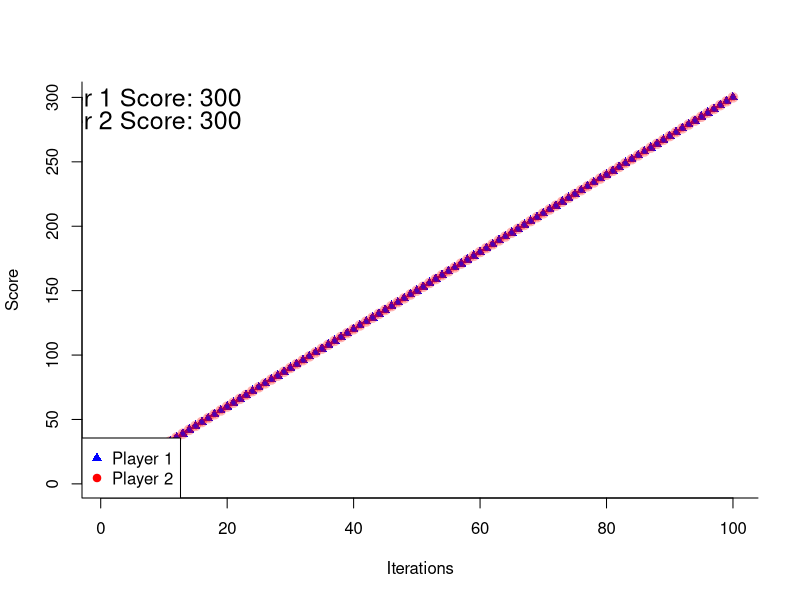
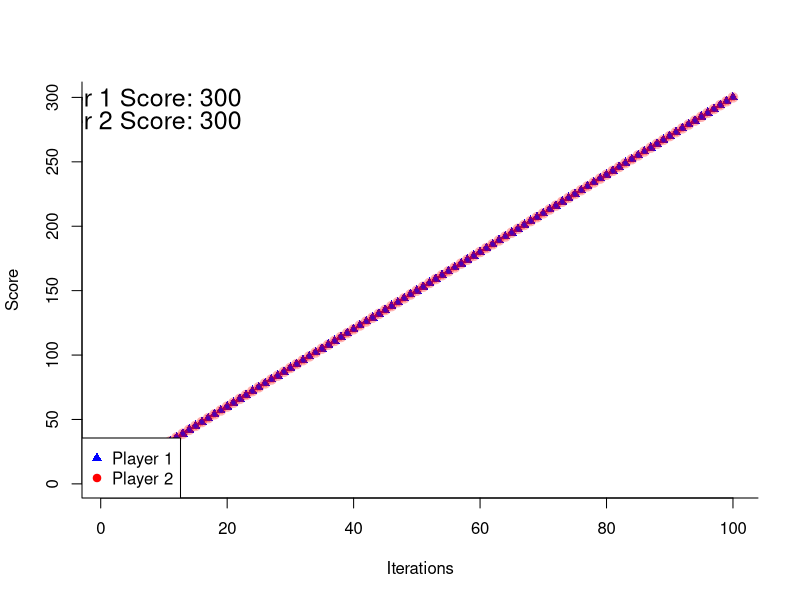
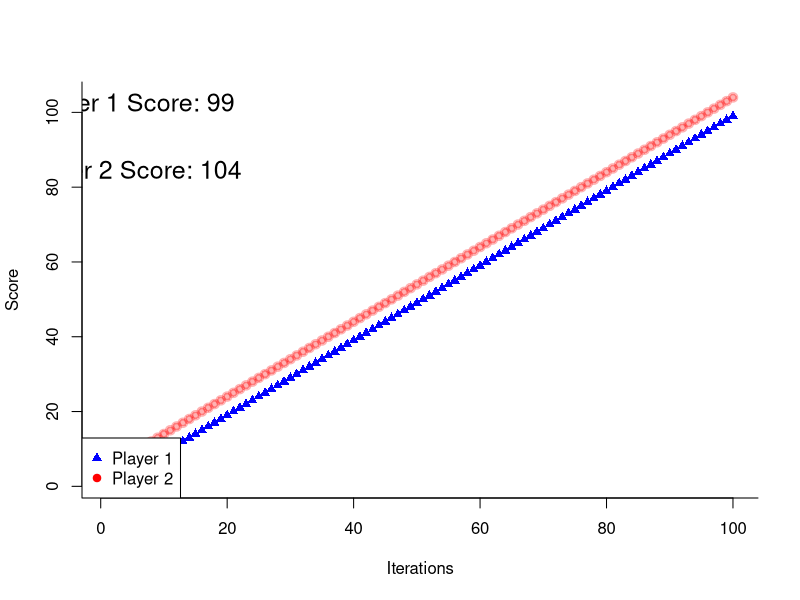
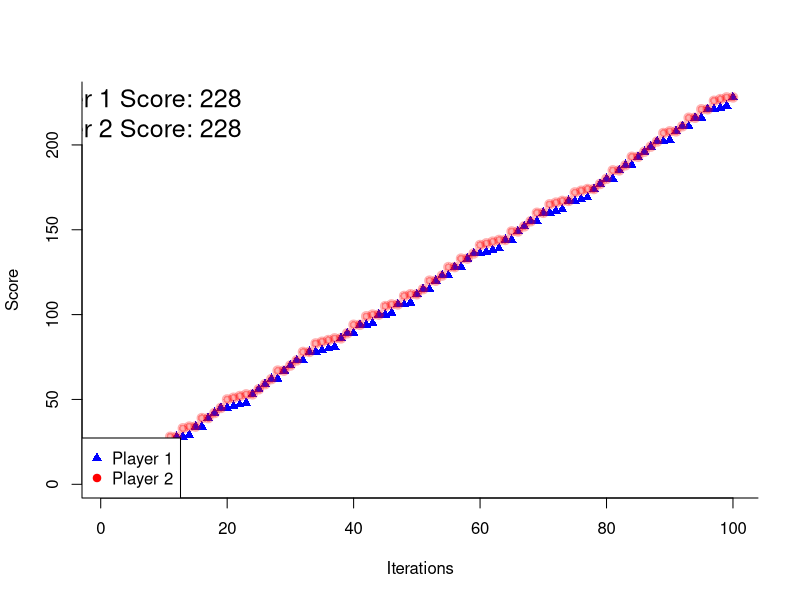
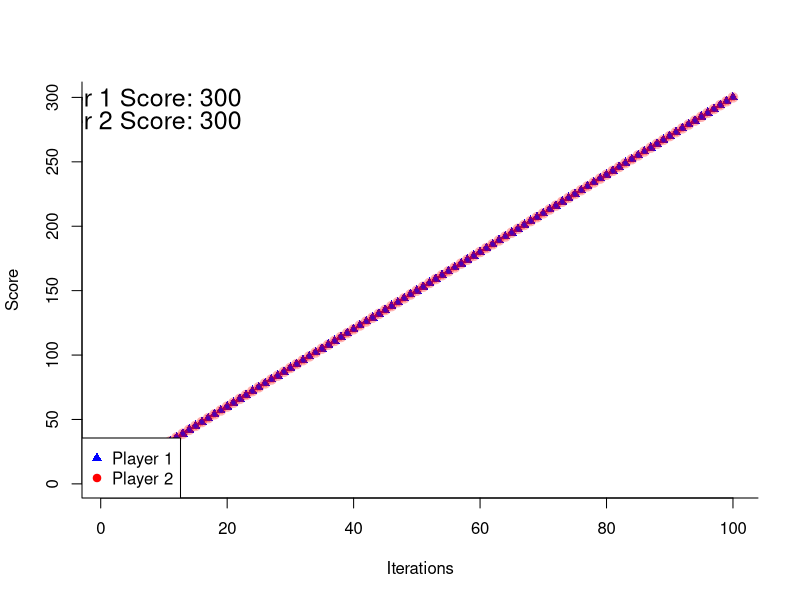
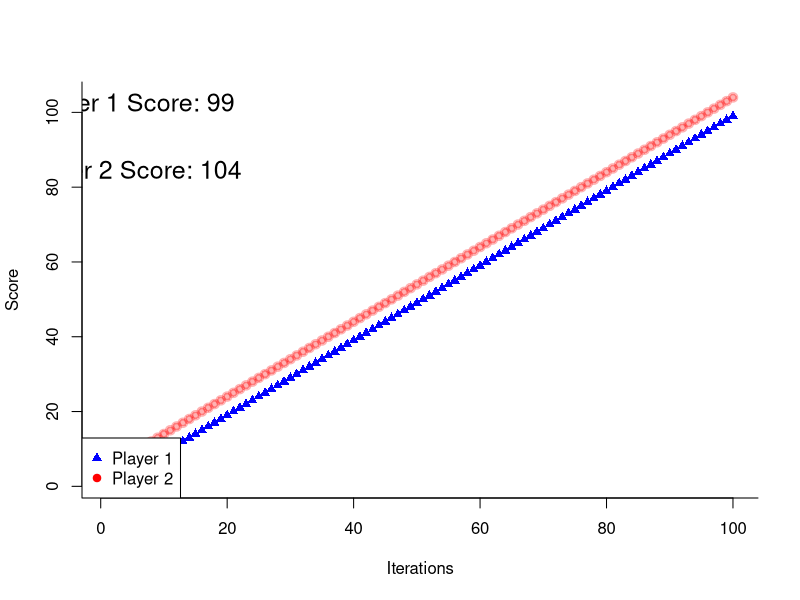
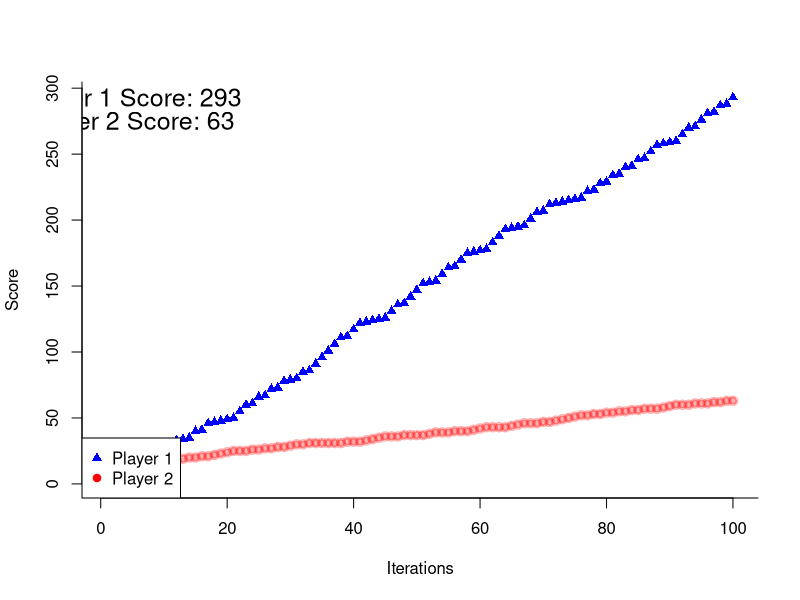
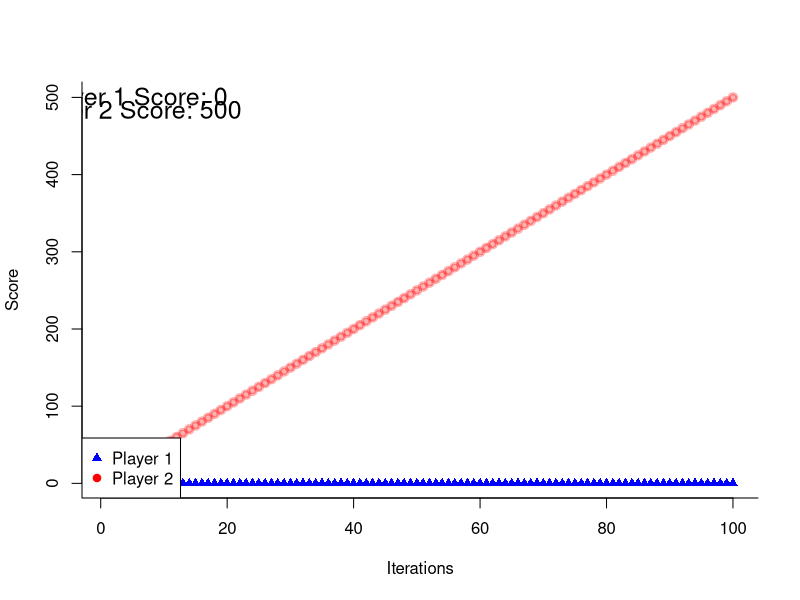

The R script that drew these images, in order:
## ---- chunk 1
#' @param player_1_history All moves that player 1 has made so far
#' @param player_2_history All moves that player 2 has made so far
#' @param player Which player is using titfortat
#' @return <list> player_1_history or player_2_history depending on which player uses titfortat
tit_for_tat <- function(player_1_history, player_2_history, player) {
  if (player == "player1") {
    # If this is the first move, then we co-operate
    if (length(player_2_history) == 0) {
      player_1_history <- append(player_1_history, 1)

    } else {
      # otherwise, copy the other player's last move
      player_1_history <- append(player_1_history, player_2_history[length(player_2_history)])

    }

    player_1_history

  } else {
    # If this is the first move, then we co-operate
    if (length(player_2_history) == 0) {
      player_2_history <- append(player_2_history, 1)

    } else {
      # otherwise, copy the oher player's last move
      player_2_history <- append(player_2_history, player_1_history[length(player_1_history)])

    }

    player_2_history

  }

}
## ---- chunk 2
#' @param player_1_history All moves that player 1 has made so far
#' @param player_2_history All moves that player 2 has made so far
#' @param player Which player is using grim trigger
#' @return <list> player_1_history or player_2_history depending on which player uses titfortat
grim_trigger <- function(player_1_history, player_2_history, player) {
  if (player == "player1") {
    # If this is the first move, then we co-operate
    if (length(player_1_history) == 0) {
      player_1_history <- append(player_1_history, 1)

    } else {
      # Otherwise, we defect if the oter player has defected even once
      if (0 %in% player_2_history) {
      player_1_history <- append(player_1_history, 0)  # Player 1 defects if Player 2 has defected
      
      } else {
        player_1_history <- append(player_1_history, 1)  # Player 1 cooperates if Player 2 has not defected

      }

    }

    return(player_1_history)

  } else {
    # If this is the first move, then we co-operate
    if (length(player_2_history) == 0) {
      player_2_history <- append(player_2_history, 1)

    } else {
      # Otherwise, we defect if the other player has defected even once
      if (0 %in% player_1_history) {
        player_2_history <- append(player_2_history, 0)  # Player 2 defects if Player 1 has defected
      
      } else {
        player_2_history <- append(player_2_history, 1)  # Player 2 cooperates if Player 1 has not defected

      }

    }

    return(player_2_history)

  }

}
## ---- chunk 3
#' @param player_1_history All moves that player 1 has made so far
#' @param player_2_history All moves that player 2 has made so far
#' @param player Which player is using always defect
#' @return <list> player_1_history or player_2_history depending on which player uses always defect
always_defect <- function(player_1_history, player_2_history, player) {
  if (player == "player1") {
    player_1_history <- append(player_1_history, 0)  # Player 1 always defects
    return(player_1_history)

  } else {
    player_2_history <- append(player_2_history, 0)  # Player 2 always defects
    return(player_2_history)

  }

}
## ---- chunk 4
#' @param player_1_history All moves that player 1 has made so far
#' @param player_2_history All moves that player 2 has made so far
#' @param player Which player is using always cooperate
#' @return <list> player_1_history or player_2_history depending on which player uses always cooperate
always_cooperate <- function(player_1_history, player_2_history, player) {
  if (player == "player1") {
    player_1_history <- append(player_1_history, 1)  # Player 1 always cooperates
    return(player_1_history)

  } else {
    player_2_history <- append(player_2_history, 1)  # Player 2 always cooperates
    return(player_2_history)

  }

}
## ---- chunk 5
#' @param player_1_history All moves that player 1 has made so far
#' @param player_2_history All moves that player 2 has made so far
#' @param player Which player is using random strategy
#' @return <list> player_1_history or player_2_history depending on which player uses random strategy
random_strategy <- function(player_1_history, player_2_history, player) {
  if (player == "player1") {
    player_1_history <- append(player_1_history, sample(0:1, 1))  # Player 1 randomly chooses to cooperate or defect
    return(player_1_history)

  } else {
    player_2_history <- append(player_2_history, sample(0:1, 1))  # Player 2 randomly chooses to cooperate or defect
    return(player_2_history)

  }

}
## ---- chunk 6
evaluate <- function(v1, v2) {
  # Initialize scores
  score1 <- score2 <- 0
  score_1_arr <- numeric(length(v1))
  score_2_arr <- numeric(length(v2))
  
  # Initialize scores array
  score_1_arr[1] <- score1
  score_2_arr[1] <- score2
  
  # Iterate through the moves
  for (i in seq_along(v1)) {
    if (v1[i] == 1 && v2[i] == 1) {
      score1 <- score1 + 3
      score2 <- score2 + 3
    } else if (v1[i] == 0 && v2[i] == 0) {
      score1 <- score1 + 1
      score2 <- score2 + 1
    } else if (v1[i] == 1 && v2[i] == 0) {
      score2 <- score2 + 5
    } else {
      score1 <- score1 + 5
    }

    # Update scores array
    score_1_arr[i] <- score1
    score_2_arr[i] <- score2

  }

  print("inside evaluate")
  cat("score_1_arr = ", score_1_arr, "\n")
  cat("score_2_arr = ", score_2_arr, "\n")
  
  return(list(score1 = score1, 
              score2 = score2, 
              score_1_arr = score_1_arr, 
              score_2_arr = score_2_arr
            )
          )

}
## ---- chunk 7
evaluate_and_plot <- function(player_1_moves, player_2_moves) {
  temp <- evaluate(player_1_moves, player_2_moves)
  player_1_score <- temp$score1
  player_2_score <- temp$score2
  player_1_score_arr <- temp$score_1_arr
  player_2_score_arr <- temp$score_2_arr

  xValue <- 1:100
  yValue <- c(1, max(player_1_score, player_2_score))

  plot(player_1_score_arr ~ xValue, type="b", 
    col=rgb(0, 0, 1, 1), bty="l", xlab="Iterations", ylab="Score", lwd=3, pch=17, ylim=yValue
  )

  lines(player_2_score_arr ~ xValue, col=rgb(1, 0, 0, 0.3), lwd=3, pch=19, type="b")

  legend("bottomleft",
        legend = c("Player 1", "Player 2"),
        pch = c(17, 19),
        col=c("blue", "red"))

  text(x = 5, y = max(player_1_score_arr, player_2_score_arr) - 2,
       labels = paste("Player 1 Score:", player_1_score), col = "black", cex = 1.5)
  
  text(x = 5, y = max(player_1_score_arr, player_2_score_arr) - 20,
       labels = paste("Player 2 Score:", player_2_score), col = "black", cex = 1.5)

  return(list(player_1_score = player_1_score, 
              player_2_score = player_2_score, 
              player_1_score_arr = player_1_score_arr, 
              player_2_score_arr = player_2_score_arr
            )
          )

  
}
## ---- chunk 8
library(ggplot2)
tft_final_score <- 0
gt_final_score <- 0
ac_final_score <- 0
ad_final_score <- 0
rs_final_score <- 0
## ---- chunk 9
# Tit for Tat vs Grim Trigger
player_1_moves <- player_2_moves <- c()


# We assume player 1 plays tit for tat and player 2 plays grim trigger
for (i in 1:100) {
  player_1_moves <- tit_for_tat(player_1_moves, player_2_moves, "player1")
  player_2_moves <- grim_trigger(player_1_moves, player_2_moves, "player2")

}

png("./plots/titfortat vs grim trigger.png", width = 1200, height = 600)

temp <- evaluate_and_plot(player_1_moves, player_2_moves)
tft_final_score <- tft_final_score + temp$player_1_score
gt_final_score <- gt_final_score + temp$player_2_score

dev.off()  # Close device and write file


## ---- chunk 10
# Tit for Tat vs Always Co-operate
player_1_moves <- player_2_moves <- c()

# We assume player 1 plays tit for tat and player 2 plays grim trigger
for (i in 1:100) {
  player_1_moves <- tit_for_tat(player_1_moves, player_2_moves, "player1")
  player_2_moves <- always_cooperate(player_1_moves, player_2_moves, "player2")

}

png("./plots/titfortat vs always co-operate.png", width = 1200, height = 600)

temp <- evaluate_and_plot(player_1_moves, player_2_moves)
tft_final_score <- tft_final_score + temp$player_1_score
ac_final_score <- ac_final_score + temp$player_2_score

dev.off()  # Close device and write file


## ---- chunk 11
# Tit for Tat vs Always Defect
player_1_moves <- player_2_moves <- c()

# We assume player 1 plays tit for tat and player 2 plays grim trigger
for (i in 1:100) {
  player_1_moves <- tit_for_tat(player_1_moves, player_2_moves, "player1")
  player_2_moves <- always_defect(player_1_moves, player_2_moves, "player2")

}

png("./plots/titfortat vs always defect.png", width = 1200, height = 600)

temp <- evaluate_and_plot(player_1_moves, player_2_moves)
tft_final_score <- tft_final_score + temp$player_1_score
ad_final_score <- ad_final_score + temp$player_2_score

dev.off()  # Close device and write file


## ---- chunk 12
# Tit for Tat vs Random
player_1_moves <- player_2_moves <- c()

# We assume player 1 plays tit for tat and player 2 plays grim trigger
for (i in 1:100) {
  player_1_moves <- tit_for_tat(player_1_moves, player_2_moves, "player1")
  player_2_moves <- random_strategy(player_1_moves, player_2_moves, "player2")

}

png("./plots/titfortat vs random.png", width = 1200, height = 600)

temp <- evaluate_and_plot(player_1_moves, player_2_moves)
tft_final_score <- tft_final_score + temp$player_1_score
rs_final_score <- rs_final_score + temp$player_2_score

dev.off()  # Close device and write file


## ---- chunk 13
# Grim Trigger vs Always Co-operate
player_1_moves <- player_2_moves <- c()

# We assume player 1 plays tit for tat and player 2 plays grim trigger
for (i in 1:100) {
  player_1_moves <- grim_trigger(player_1_moves, player_2_moves, "player1")
  player_2_moves <- always_cooperate(player_1_moves, player_2_moves, "player2")

}

png("./plots/grim trigger vs always co-operate.png", width = 1200, height = 600)

temp <- evaluate_and_plot(player_1_moves, player_2_moves)
gt_final_score <- gt_final_score + temp$player_1_score
ac_final_score <- ac_final_score + temp$player_2_score

dev.off()  # Close device and write file


## ---- chunk 14
# Grim Trigger vs Always Defect
player_1_moves <- player_2_moves <- c()

# We assume player 1 plays tit for tat and player 2 plays grim trigger
for (i in 1:100) {
  player_1_moves <- grim_trigger(player_1_moves, player_2_moves, "player1")
  player_2_moves <- always_defect(player_1_moves, player_2_moves, "player2")

}

png("./plots/grim trigger vs always defect.png", width = 1200, height = 600)

temp <- evaluate_and_plot(player_1_moves, player_2_moves)
gt_final_score <- gt_final_score + temp$player_1_score
ad_final_score <- ad_final_score + temp$player_2_score

dev.off()  # Close device and write file


## ---- chunk 15
# Grim Trigger vs Random
player_1_moves <- player_2_moves <- c()

# We assume player 1 plays tit for tat and player 2 plays grim trigger
for (i in 1:100) {
  player_1_moves <- grim_trigger(player_1_moves, player_2_moves, "player1")
  player_2_moves <- random_strategy(player_1_moves, player_2_moves, "player2")

}

png("./plots/grim trigger vs random.png", width = 1200, height = 600)

temp <- evaluate_and_plot(player_1_moves, player_2_moves)
gt_final_score <- gt_final_score + temp$player_1_score
rs_final_score <- rs_final_score + temp$player_2_score

dev.off()  # Close device and write file


## ---- chunk 16
# Always Co-operate vs Always Defect
player_1_moves <- player_2_moves <- c()

# We assume player 1 plays tit for tat and player 2 plays grim trigger
for (i in 1:100) {
  player_1_moves <- always_cooperate(player_1_moves, player_2_moves, "player1")
  player_2_moves <- always_defect(player_1_moves, player_2_moves, "player2")

}

png("./plots/always co-operate vs always defect.png", width = 1200, height = 600)

temp <- evaluate_and_plot(player_1_moves, player_2_moves)
ac_final_score <- ac_final_score + temp$player_1_score
ad_final_score <- ad_final_score + temp$player_2_score

dev.off()  # Close device and write filealways co-operate


## ---- chunk 17
# Always Co-operate vs Random
player_1_moves <- player_2_moves <- c()

# We assume player 1 plays tit for tat and player 2 plays grim trigger
for (i in 1:100) {
  player_1_moves <- always_cooperate(player_1_moves, player_2_moves, "player1")
  player_2_moves <- random_strategy(player_1_moves, player_2_moves, "player2")

}

png("./plots/always co-operate vs random.png", width = 1200, height = 600)

temp <- evaluate_and_plot(player_1_moves, player_2_moves)
ac_final_score <- ac_final_score + temp$player_1_score
rs_final_score <- rs_final_score + temp$player_2_score

dev.off()  # Close device and write filealways co-operate


## ---- chunk 18
# Always Defect vs Random
player_1_moves <- player_2_moves <- c()

# We assume player 1 plays tit for tat and player 2 plays grim trigger
for (i in 1:100) {
  player_1_moves <- grim_trigger(player_1_moves, player_2_moves, "player1")
  player_2_moves <- always_cooperate(player_1_moves, player_2_moves, "player2")

}

png("./plots/always defect vs random.png", width = 1200, height = 600)

temp <- evaluate_and_plot(player_1_moves, player_2_moves)
ad_final_score <- ad_final_score + temp$player_1_score
rs_final_score <- rs_final_score + temp$player_2_score

dev.off()  # Close device and write filealways co-operate


## ---- chunk 19
# Standardizing the scores
mean_x <- mean(c(tft_final_score, gt_final_score, ac_final_score, ad_final_score, rs_final_score))
var_x <- var(c(tft_final_score, gt_final_score, ac_final_score, ad_final_score, rs_final_score))
tft <- (tft_final_score - mean_x) / var_x
gt <- (gt_final_score - mean_x) / var_x
ac <- (ac_final_score - mean_x) / var_x
ad <- (ad_final_score - mean_x) / var_x
rs <- (rs_final_score - mean_x) / var_x

png("comparison.png", width=1200, height=600)

data <- data.frame(
  x = c("Tit for Tat", "Grim Trigger", "Always Co-operate", "Always Defect", "Random"),
  y = c(tft, gt, ac, ad, rs)
)

ggplot(data, aes(x = x, y = y)) + 
  geom_segment(aes(x = x, xend = x, y = 0, yend = y), size = 2, color = "blue", linetype = "dotdash") + 
  geom_point(size=5) + 
  labs(x = "Strategy", y = "Final Score") +
  theme_minimal() +
  theme(
    axis.text.x = element_text(size = 16),     # x-axis label size
    axis.text.y = element_text(size = 14),     # y-axis label size
    axis.title.x = element_text(size = 18),    # x-axis title size
    axis.title.y = element_text(size = 18),    # y-axis title size
    plot.title = element_text(size = 20, face = "bold")
  
  )

dev.off()

